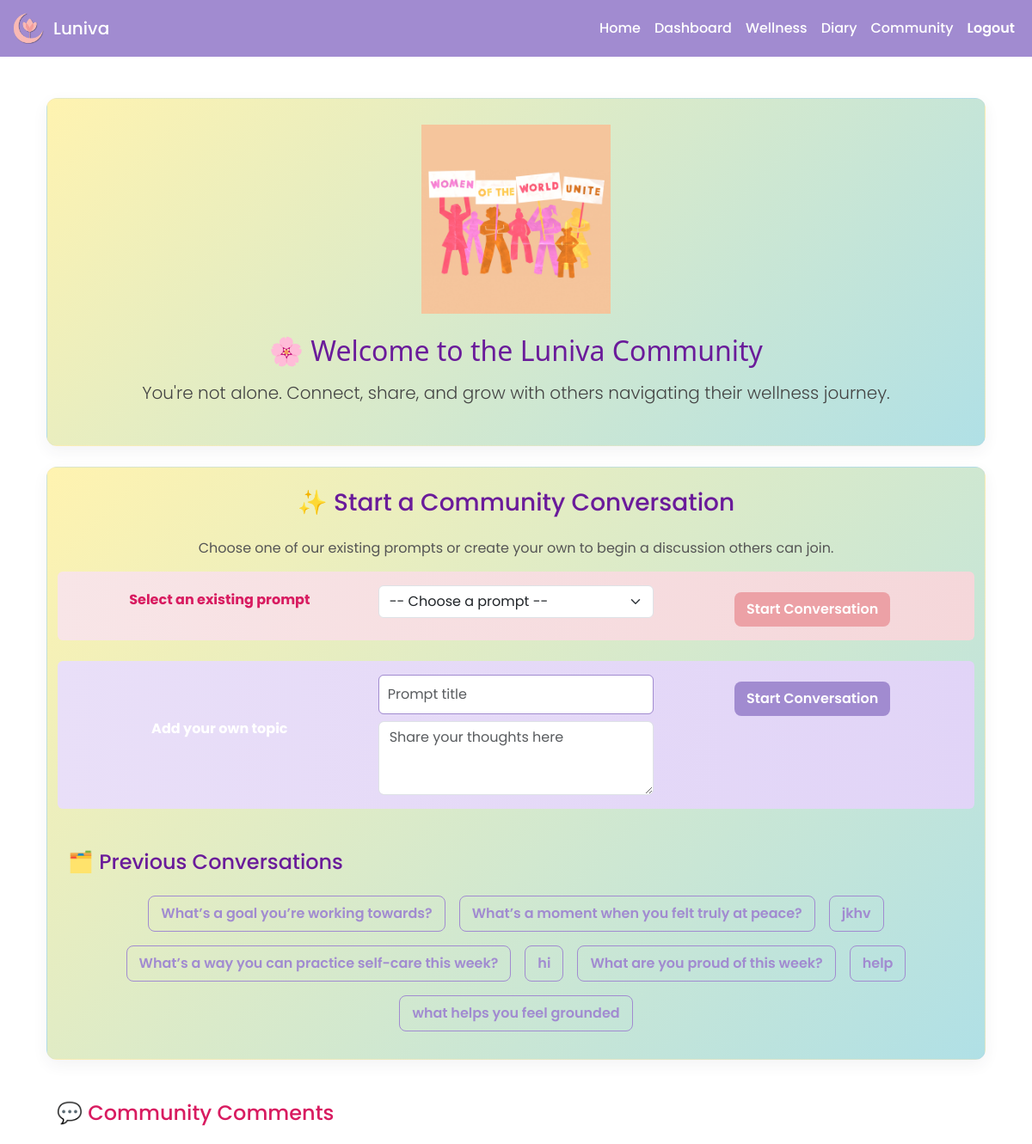
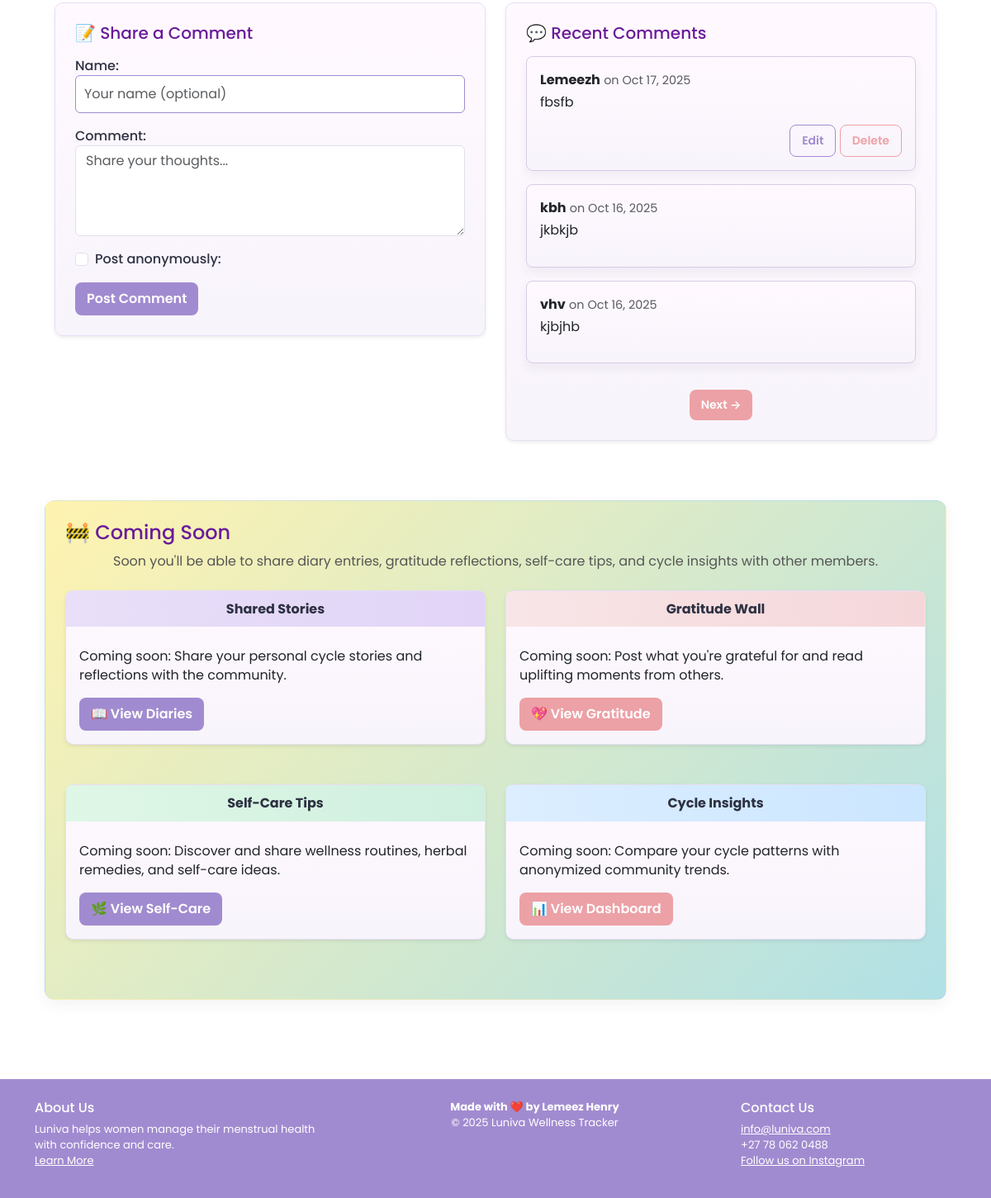
Page /community/ (signed in) on the committed database (2 pictures, top to bottom).
### tracker/models.py (models this page shows, shortened)
class CommunityPrompt(models.Model):
    user = models.ForeignKey(settings.AUTH_USER_MODEL, on_delete=models.SET_NULL, null=True, blank=True)
    title = models.CharField(max_length=200)
    content = models.TextField(blank=True)
    is_public = models.BooleanField(default=True)
    created_at = models.DateTimeField(auto_now_add=True)

class CommunityComment(models.Model):
    user = models.ForeignKey(User, on_delete=models.SET_NULL, null=True, blank=True)
    prompt = models.ForeignKey(CommunityPrompt, on_delete=models.CASCADE, null=True, blank=True, related_name='comments')
    name = models.CharField(max_length=150, blank=True)
    content = models.TextField()
    is_anonymous = models.BooleanField(default=False)
    created_at = models.DateTimeField(auto_now_add=True)
    @property
    def display_name(self):
        if self.is_anonymous:
            return "Anonymous"
        if self.name:
            return self.name
        if self.user:
            return self.user.get_full_name() or self.user.username
        return "Community member"

### tracker/views.py (the view, shortened to what this page needs)
# urls.py: path('community/', views.community, name='community'),
@login_required
def community(request):
    form = CommunityCommentForm()
    prompts = CommunityPrompt.objects.filter(is_public=True).order_by('-created_at')
    static_prompts = get_diary_prompts()
    all_comments = CommunityComment.objects.filter(prompt__isnull=True).order_by('-created_at')
    paginator = Paginator(all_comments, 3)
    page_number = request.GET.get('page')
    comments_page = paginator.get_page(page_number)
    for comment in comments_page:
        comment.can_edit_flag = (
            request.user.is_staff or
            (comment.user == request.user and not comment.is_anonymous)
        )
    return render(request, 'tracker/main/community.html', {
        'form': form,
        'prompts': prompts,
        'static_prompts': static_prompts,
        'comments': comments_page,
    })

### tracker/forms.py
class CommunityCommentForm(forms.ModelForm):
    class Meta:
        model = CommunityComment
        fields = ['name', 'content', 'is_anonymous']
        widgets = {
            'name': forms.TextInput(attrs={'placeholder': 'Your name (optional)', 'class': 'form-control'}),
            'content': forms.Textarea(attrs={'placeholder': 'Share your thoughts...', 'class': 'form-control', 'rows': 4}),
            'is_anonymous': forms.CheckboxInput(attrs={'class': 'form-check-input'}),
        }
        labels = {
            'name': 'Name',
            'content': 'Comment',
            'is_anonymous': 'Post anonymously',
        }

### tracker/templates/tracker/main/community.html (shortened to what this page needs)
{% extends "tracker/base.html" %}
{% load static %}
{% block content %}
<link rel="stylesheet" href="{% static 'css/main.css' %}">
<div class="container mt-4 mb-5">
  <div class="pastel-bg mb-4 text-center">
    <div class="text-center mb-4">
      <img src="{% static 'images/woman.gif' %}" alt="Profile gif" style="max-width: 220px;">
    </div>
    <h2 class="mb-3" style="font-family: 'Segoe UI', sans-serif; color: #6a1b9a;">🌸 Welcome to the Luniva Community</h2>
    <p class="lead" style="color: #444;">You're not alone. Connect, share, and grow with others navigating their wellness journey.</p>
  </div>
  <div class="container-fluid pastel-bg p-4">
    <h3 class="mb-4 text-center" style="color: #6a1b9a;">✨ Start a Community Conversation</h3>
    <p class="text-center" style="color: #555;">Choose one of our existing prompts or create your own to begin a discussion others can join.</p>
    <form method="post">
      <div class="row bg-pastel-pink p-3 mb-4 rounded">
        <div class="col-md-4 d-flex align-items-center justify-content-center">
          <p class="fw-bold text-center" style="color: #d81b60;">Select an existing prompt</p>
        </div>
        <div class="col-md-4">
          <select name="static_prompt" class="form-select">
            <option value="">-- Choose a prompt --</option>
          </select>
        </div>
        <div class="col-md-4 text-center">
          <button type="submit" class="btn btn-pink mt-2">Start Conversation</button>
        </div>
      </div>
    </form>
    <form method="post">
      <div class="row bg-pastel-purple p-3 mb-4 rounded">
        <div class="col-md-4 d-flex align-items-center justify-content-center">
          <p class="fw-bold text-center" style="color: white;">Add your own topic</p>
        </div>
        <div class="col-md-4">
          <input type="text" name="title" class="form-control mb-2" placeholder="Prompt title">
          <textarea name="content" class="form-control" rows="3" placeholder="Share your thoughts here"></textarea>
        </div>
        <div class="col-md-4 text-center">
          <button type="submit" class="btn btn-purple mt-2">Start Conversation</button>
        </div>
      </div>
    </form>
    <div class="mt-5">
      <h4 class="mb-3 text-center" style="color: #6a1b9a;">🗂️ Previous Conversations</h4>
      <div class="d-flex flex-wrap justify-content-center">
        {% for p in prompts %}
          <a href="{% url 'prompt_detail' p.id %}" class="btn btn-outline-purple m-2">{{ p.title }}</a>
        {% empty %}
          <p class="text-muted text-center">No conversations yet.</p>
        {% endfor %}
      </div>
    </div>
  </div>
<div class="container mt-5">
  <h4 class="mb-4 text-center" style="color: #d81b60;">💬 Community Comments</h4>
  <div class="row">
    <div class="col-md-6">
      <div class="card shadow-sm p-4 mb-4">
        <h5 class="mb-3" style="color: #6a1b9a;">📝 Share a Comment</h5>
        <form method="POST">
          <div class="mb-3">{{ form.name.label_tag }} {{ form.name }}</div>
          <div class="mb-3">{{ form.content.label_tag }} {{ form.content }}</div>
          <div class="form-check mb-3">
            {{ form.is_anonymous }} {{ form.is_anonymous.label_tag }}
          </div>
          <button type="submit" class="btn btn-purple">Post Comment</button>
        </form>
      </div>
    </div>
    <div class="col-md-6">
      <div class="card shadow-sm p-4 mb-4">
        <h5 class="mb-3" style="color: #6a1b9a;">💬 Recent Comments</h5>
        {% for comment in comments %}
          <div class="card mb-3" style="border: 1px solid #d8cbe6; background-color: #fdf9ff; border-radius: 8px;">
            <div class="card-body">
              <p class="mb-1"><strong>{{ comment.display_name }}</strong>
              <span class="text-muted">on {{ comment.created_at|date:"M d, Y" }}</span></p>
              <p>{{ comment.content|linebreaksbr }}</p>
          {% if comment.can_edit_flag %}
            <div class="text-end">
              <a href="{% url 'edit_comment' comment.id %}" class="btn btn-sm btn-outline-purple">Edit</a>
              <a href="{% url 'delete_comment' comment.id %}" class="btn btn-sm btn-outline-pink">Delete</a>
            </div>
          {% endif %}
        </div>
      </div>
    {% empty %}
    <p class="text-muted">No comments yet. Be the first to share!</p>
    {% endfor %}
        <div class="text-center mt-3">
          {% if comments.has_next %}
            <a href="?page={{ comments.next_page_number }}" class="btn btn-pink btn-sm">Next →</a>
          {% endif %}
        </div>
      </div>
    </div>
  </div>
</div>
  <div class="container mt-5 pastel-bg p-4">
    <div class="text-center mb-4">
      <h4 class="mb-2" style="color: #6a1b9a;">🚧 Coming Soon</h4>
      <p style="color: #555;">Soon you'll be able to share diary entries, gratitude reflections, self-care tips, and cycle insights with other members.</p>
    </div>
    <div class="row mb-4">
      <div class="col-md-6 mb-4">
        <div class="card shadow-sm">
          <div class="chart-heading bg-pastel-purple">Shared Stories</div>
          <div class="card-body">
            <p>Coming soon: Share your personal cycle stories and reflections with the community.</p>
            <a href="{% url 'diary_history' %}" class="btn btn-purple">📖 View Diaries</a>
          </div>
        </div>
      </div>
      <div class="col-md-6 mb-4">
        <div class="card shadow-sm">
          <div class="chart-heading bg-pastel-pink">Gratitude Wall</div>
          <div class="card-body">
            <p>Coming soon: Post what you're grateful for and read uplifting moments from others.</p>
            <a href="{% url 'add_gratitude' %}" class="btn btn-pink">💖 View Gratitude</a>
          </div>
        </div>
      </div>
    </div>
    <div class="row mb-4">
      <div class="col-md-6 mb-4">
        <div class="card shadow-sm">
          <div class="chart-heading bg-pastel-green">Self-Care Tips</div>
          <div class="card-body">
            <p>Coming soon: Discover and share wellness routines, herbal remedies, and self-care ideas.</p>
            <a href="{% url 'wellness_update' %}" class="btn btn-purple">🌿 View Self-Care</a>
          </div>
        </div>
      </div>
    <div class="col-md-6 mb-4">
      <div class="card shadow-sm">
        <div class="chart-heading bg-pastel-blue">Cycle Insights</div>
        <div class="card-body">
          <p>Coming soon: Compare your cycle patterns with anonymized community trends.</p>
          <a href="{% url 'dashboard' %}" class="btn btn-pink">📊 View Dashboard</a>
        </div>
      </div>
    </div>
  </div>
</div>
{% endblock %}

### tracker/static/css/main.css (style rules this page uses)
:root { --primary: #A18BD0; --secondary: #ECA1A6; --tertiary: #eaed9c; --blue: #a6eef7; --green: #bdecbc; --dark: #2D3142; --light: #FFFFFF; --panel: #FFF9FF; --panel-2: #F8F4FB; --card-border: #E6DFF6; --shadow: rgba(45,49,66,0.06); --radius: 10px; --gap: 16px; --max-width-content: 1100px; --font-sans: 'Poppins', 'Segoe UI', system-ui, -apple-system, Roboto, 'Helvetica Neue', Arial; }
html, body { height: 100%; }
body { min-height: 100vh; display: flex; flex-direction: column; background-color: var(--light); color: var(--dark); font-family: var(--font-sans); margin: 0; line-height: 1.45; }
h1, h2, h3, h4 { color: var(--primary); margin-top: 0; }
.btn { transition: background-color .25s ease, color .25s ease; border-radius: 8px; padding: 8px 14px; font-weight: 600; }
.btn-purple { background-color: var(--primary); color: #fff; border: none; }
.btn-pink { background-color: var(--secondary); color: #fff; border: none; }
.btn-outline-purple { background: transparent; border: 1px solid var(--primary); color: var(--primary); }
.btn-outline-pink { background: transparent; border: 1px solid var(--secondary); color: var(--secondary); }
a { transition: background-color .25s ease, color .25s ease; }
.chart-heading { padding: 10px; border-radius: 6px 6px 0 0; color: var(--dark); margin-bottom: .5rem; font-weight: 700; text-align: center; }
.bg-pastel-purple { background: linear-gradient(90deg, #E9DFF8, #E1D4F7); }
.bg-pastel-pink { background: linear-gradient(90deg, #F8E5E7, #F5D7DA); }
.bg-pastel-green { background: linear-gradient(90deg, #DFF7E6, #CFEFDF); }
.bg-pastel-blue { background: linear-gradient(90deg, #DCEEFF, #CBE6FF); }
.card { border-radius: var(--radius); border: 1px solid var(--card-border); background: linear-gradient(180deg, var(--panel), var(--panel-2)); box-shadow: 0 6px 12px var(--shadow); }
form label { font-weight: 500; color: var(--dark); }
textarea, input[type="text"], input[type="email"], input[type="date"], input[type="number"], input[type="time"], select { border-radius: 6px; border: 1px solid var(--primary); width: 100%; padding: 10px; box-sizing: border-box; }
.pastel-bg { background: linear-gradient(135deg, #FFF3B0 0%, #B0E0E6 100%); padding: 30px; border-radius: 12px; border: 1px solid rgba(161,139,208,0.06); box-shadow: 0 6px 18px var(--shadow); }
h4 { display: flex; align-items: center; gap: 10px; }
.text-muted { color: #6c6f76; font-size: 0.9rem; }
.mt-2 { margin-top: 8px; }
.mb-2 { margin-bottom: 8px; }

### rows in the picture
CommunityPrompt: title "What’s a goal you’re working towards?"
CommunityPrompt: title "What’s a moment when you felt truly at peace?"
CommunityPrompt: title "jkhv"
CommunityPrompt: title "What’s a way you can practice self-care this week?"
CommunityPrompt: title "hi"
CommunityPrompt: title "What are you proud of this week?"
CommunityPrompt: title "help"
CommunityPrompt: title "what helps you feel grounded"
CommunityComment: display_name "Lemeezh", created_at "Oct 17, 2025", content "fbsfb", shows "Edit"
CommunityComment: display_name "kbh", created_at "Oct 16, 2025", content "jkbkjb"
CommunityComment: display_name "vhv", created_at "Oct 16, 2025", content "kjbjhb"
